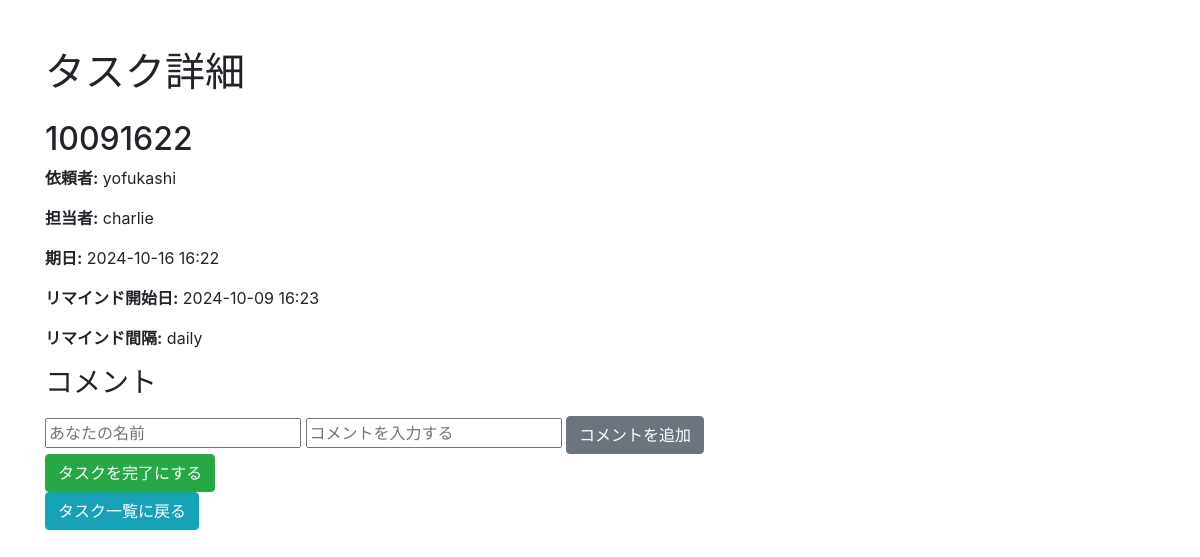
/task_detail/4, run on the app's committed database.
### models.py (models this page shows)
class Task(db.Model):
    id = db.Column(db.Integer, primary_key=True)
    title = db.Column(db.String(100), nullable=False)
    due_date = db.Column(db.DateTime, nullable=False)
    requester_id = db.Column(db.Integer, db.ForeignKey('user.id'), nullable=False)
    assignee_id = db.Column(db.Integer, db.ForeignKey('user.id'), nullable=False)
    remind_start_date = db.Column(db.DateTime, nullable=False)
    remind_interval = db.Column(db.String(10), nullable=False)
    is_completed = db.Column(db.Boolean, default=False)
    requester = db.relationship('User', foreign_keys=[requester_id], backref='requested_tasks')
    assignee = db.relationship('User', foreign_keys=[assignee_id], backref='assigned_tasks')

class User(db.Model):
    id = db.Column(db.Integer, primary_key=True)
    username = db.Column(db.String(100), unique=True, nullable=False)
    email = db.Column(db.String(120), unique=True, nullable=False)
    team_id = db.Column(db.Integer, db.ForeignKey('team.id'), nullable=False)

### routes.py (the view)
@main.route('/task_detail/<int:task_id>')
def task_detail(task_id):
    task = Task.query.get(task_id)
    comments = Comment.query.filter_by(task_id=task_id).all()
    return render_template('task_detail.html', task=task, comments=comments)

### templates/task_detail.html (shortened to what this page needs)
<!DOCTYPE html>
<html lang="ja">
<head>
    <link rel="stylesheet" href="https://stackpath.bootstrapcdn.com/bootstrap/4.5.2/css/bootstrap.min.css">
</head>
<body>
    <div class="container mt-5">
        <h1 class="mb-4">タスク詳細</h1>
        <h2>{{ task.title }}</h2>
        <p><strong>依頼者:</strong> {{ task.requester.username }}</p>
        <p><strong>担当者:</strong> {{ task.assignee.username }}</p>
        <p><strong>期日:</strong> {{ task.due_date.strftime('%Y-%m-%d %H:%M') }}</p>
        <p><strong>リマインド開始日:</strong> {{ task.remind_start_date.strftime('%Y-%m-%d %H:%M') }}</p>
        <p><strong>リマインド間隔:</strong> {{ task.remind_interval }}</p>
        <h3>コメント</h3>
        <form action="{{ url_for('main.add_comment', task_id=task.id) }}" method="POST">
            <input type="text" name="username" placeholder="あなたの名前" required>
            <input type="text" name="comment" placeholder="コメントを入力する" required>
            <button type="submit" class="btn btn-secondary">コメントを追加</button>
        </form>
        <form action="{{ url_for('main.complete_task', task_id=task.id) }}" method="POST">
            <button type="submit" class="btn btn-success">タスクを完了にする</button>
        </form>
        <div>
            <a href="{{ url_for('main.task_list') }}" class="btn btn-info">タスク一覧に戻る</a>
        </div>
    </div>
</body>
</html>

### data on the page
Task: title "10091622", due_date "2024-10-16 16:22", remind_start_date "2024-10-09 16:23", remind_interval "daily"
User: requester.username "yofukashi"
User: assignee.username "charlie"
